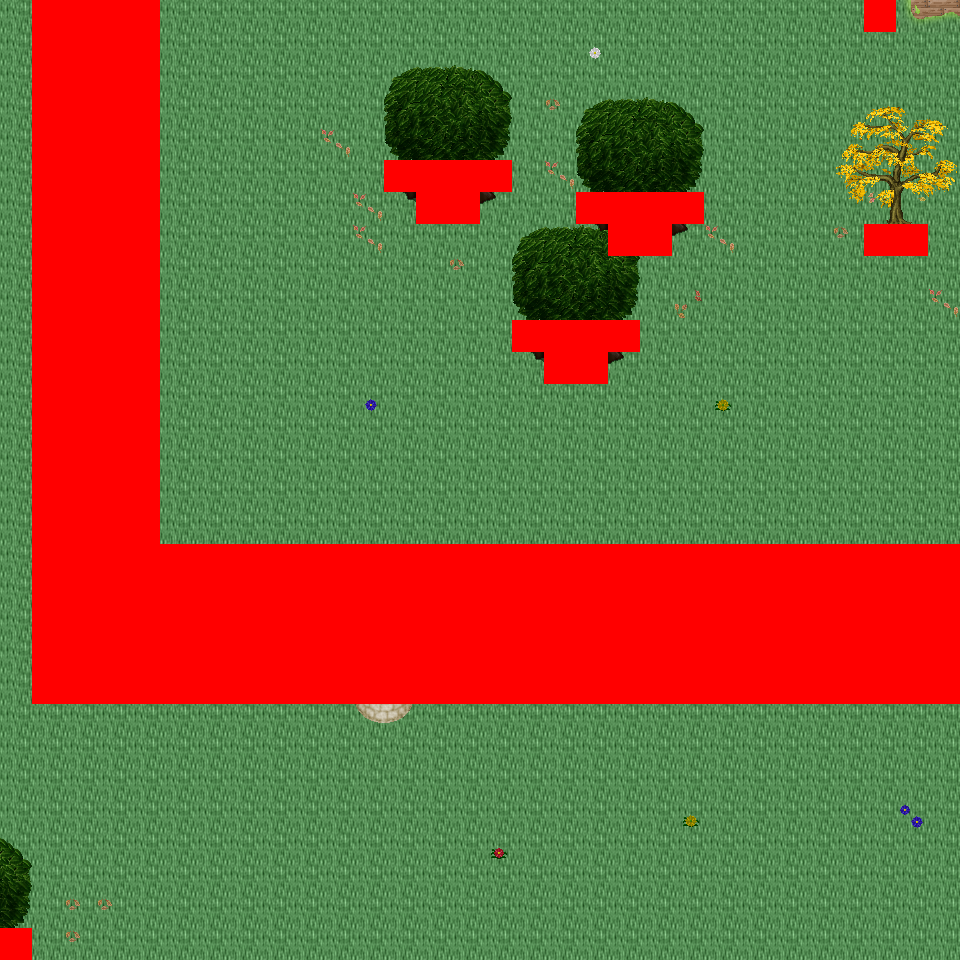

The image is a tile-based game level rendered from a .tmx file. Its description and source (layers, tilesets, objects; grid data summarised) follow:
An orthogonal 30x30 tile map with 32x32 px tiles, 6 tile layers (Ground, Object, Object2, Above, ...), 42 tilesets and 7 objects (7x mapExit).

<map version="1.0" orientation="orthogonal" renderorder="right-down" width="30" height="30" tilewidth="32" tileheight="32" nextobjectid="8">
  <tileset firstgid="1" name="tileset_logic_collision" tilewidth="32" tileheight="32" tilecount="1" columns="1">
    <image source="../drawable/tileset_logic_collision.png" width="32" height="32" />
  </tileset>
  <tileset firstgid="2" name="tileset_ground_ground" tilewidth="32" tileheight="32" tilecount="33" columns="3">
    <image source="../drawable/tileset_ground_ground.png" width="96" height="352" />
  </tileset>
  <tileset firstgid="35" name="tileset_building_castle" tilewidth="32" tileheight="32" tilecount="320" columns="20">
    <image source="../drawable/tileset_building_castle.png" width="640" height="512" />
  </tileset>
  <tileset firstgid="355" name="tileset_item_weapon_cannon" tilewidth="32" tileheight="32" tilecount="12" columns="3">
    <image source="../drawable/tileset_item_weapon_cannon.png" width="96" height="128" />
  </tileset>
  <tileset firstgid="367" name="tileset_item_pot_barrels_1" tilewidth="32" tileheight="32" tilecount="8" columns="4">
    <image source="../drawable/tileset_item_pot_barrels_1.png" width="128" height="64" />
  </tileset>
  <tileset firstgid="375" name="tileset_ground_water_pool" tilewidth="32" tileheight="32" tilecount="72" columns="3">
    <image source="../drawable/tileset_ground_water_pool.png" width="96" height="768" />
  </tileset>
  <tileset firstgid="447" name="tileset_ground_earth_edges" tilewidth="32" tileheight="32" tilecount="18" columns="6">
    <image source="../drawable/tileset_ground_earth_edges.png" width="192" height="96" />
  </tileset>
  <tileset firstgid="465" name="tileset_ground_grass_edges" tilewidth="32" tileheight="32" tilecount="36" columns="12">
    <image source="../drawable/tileset_ground_grass_edges.png" width="384" height="96" />
  </tileset>
  <tileset firstgid="501" name="tileset_ground_grass_corners" tilewidth="32" tileheight="32" tilecount="24" columns="6">
    <image source="../drawable/tileset_ground_grass_corners.png" width="192" height="128" />
  </tileset>
  <tileset firstgid="525" name="tileset_plant_tree_tree_darkgreen" tilewidth="32" tileheight="32" tilecount="88" columns="8">
    <image source="../drawable/tileset_plant_tree_tree_darkgreen.png" width="256" height="352" />
  </tileset>
  <tileset firstgid="613" name="tileset_plant_stump_stump_vertical" tilewidth="32" tileheight="32" tilecount="1" columns="1">
    <image source="../drawable/tileset_plant_stump_stump_vertical.png" width="32" height="32" />
  </tileset>
  <tileset firstgid="614" name="tileset_building_decoration_pool" tilewidth="32" tileheight="32" tilecount="9" columns="3">
    <image source="../drawable/tileset_building_decoration_pool.png" width="96" height="96" />
  </tileset>
  <tileset firstgid="623" name="tileset_plant_vine" tilewidth="32" tileheight="32" tilecount="3" columns="1">
    <image source="../drawable/tileset_plant_vine.png" width="32" height="96" />
  </tileset>
  <tileset firstgid="626" name="tileset_plant_flower_leafy_daisy_red" tilewidth="32" tileheight="32" tilecount="8" columns="2">
    <image source="../drawable/tileset_plant_flower_leafy_daisy_red.png" width="64" height="128" />
  </tileset>
  <tileset firstgid="634" name="tileset_plant_flower_daisy_blue" tilewidth="32" tileheight="32" tilecount="8" columns="2">
    <image source="../drawable/tileset_plant_flower_daisy_blue.png" width="64" height="128" />
  </tileset>
  <tileset firstgid="642" name="tileset_plant_flower_daisy_white" tilewidth="32" tileheight="32" tilecount="8" columns="2">
    <image source="../drawable/tileset_plant_flower_daisy_white.png" width="64" height="128" />
  </tileset>
  <tileset firstgid="650" name="tileset_plant_flower_leafy_daisy_yellow" tilewidth="32" tileheight="32" tilecount="8" columns="2">
    <image source="../drawable/tileset_plant_flower_leafy_daisy_yellow.png" width="64" height="128" />
  </tileset>
  <tileset firstgid="658" name="tileset_plant_flower_foxgloves" tilewidth="32" tileheight="32" tilecount="4" columns="2">
    <image source="../drawable/tileset_plant_flower_foxgloves.png" width="64" height="64" />
  </tileset>
  <tileset firstgid="662" name="tileset_plant_tree_locust_tree" tilewidth="32" tileheight="32" tilecount="20" columns="4">
    <image source="../drawable/tileset_plant_tree_locust_tree.png" width="128" height="160" />
  </tileset>
  <tileset firstgid="682" name="tileset_furniture_chair_bench_iron" tilewidth="32" tileheight="32" tilecount="4" columns="2">
    <image source="../drawable/tileset_furniture_chair_bench_iron.png" width="64" height="64" />
  </tileset>
  <tileset firstgid="686" name="tileset_item_statue_seahorse" tilewidth="32" tileheight="32" tilecount="12" columns="4">
    <image source="../drawable/tileset_item_statue_seahorse.png" width="128" height="96" />
  </tileset>
  <tileset firstgid="698" name="tileset_building_decoration_chimney_brown_stacks" tilewidth="32" tileheight="32" tilecount="2" columns="1">
    <image source="../drawable/tileset_building_decoration_chimney_brown_stacks.png" width="32" height="64" />
  </tileset>
  <tileset firstgid="700" name="tileset_plant_flower_small_flower_bed_2" tilewidth="32" tileheight="32" tilecount="12" columns="3">
    <image source="../drawable/tileset_plant_flower_small_flower_bed_2.png" width="96" height="128" />
  </tileset>
  <tileset firstgid="712" name="tileset_plant_flower_flower_bed_1" tilewidth="32" tileheight="32" tilecount="35" columns="7">
    <image source="../drawable/tileset_plant_flower_flower_bed_1.png" width="224" height="160" />
  </tileset>
  <tileset firstgid="747" name="tileset_plant_flower_pointed_yellow" tilewidth="32" tileheight="32" tilecount="2" columns="2">
    <image source="../drawable/tileset_plant_flower_pointed_yellow.png" width="64" height="32" />
  </tileset>
  <tileset firstgid="749" name="tileset_plant_flower_red_white" tilewidth="32" tileheight="32" tilecount="16" columns="4">
    <image source="../drawable/tileset_plant_flower_red_white.png" width="128" height="128" />
  </tileset>
  <tileset firstgid="765" name="tileset_building_decoration_chimney" tilewidth="32" tileheight="32" tilecount="2" columns="1">
    <image source="../drawable/tileset_building_decoration_chimney.png" width="32" height="64" />
  </tileset>
  <tileset firstgid="767" name="tileset_furniture_light_lamp_blue" tilewidth="32" tileheight="32" tilecount="3" columns="1">
    <image source="../drawable/tileset_furniture_light_lamp_blue.png" width="32" height="96" />
  </tileset>
  <tileset firstgid="770" name="tileset_light_dim_light_7x5" tilewidth="32" tileheight="32" tilecount="35" columns="7">
    <image source="../drawable/tileset_light_dim_light_7x5.png" width="224" height="160" />
  </tileset>
  <tileset firstgid="805" name="tileset_plant_tree_fall_trees" tilewidth="32" tileheight="32" tilecount="40" columns="8">
    <image source="../drawable/tileset_plant_tree_fall_trees.png" width="256" height="160" />
  </tileset>
  <tileset firstgid="845" name="tileset_logic_item_resources" tilewidth="32" tileheight="32" tilecount="6" columns="6">
    <image source="../drawable/tileset_logic_item_resources.png" width="192" height="32" />
  </tileset>
  <tileset firstgid="851" name="tileset_logic_item_mushroom" tilewidth="32" tileheight="32" tilecount="6" columns="6">
    <image source="../drawable/tileset_logic_item_mushroom.png" width="192" height="32" />
  </tileset>
  <tileset firstgid="857" name="tileset_logic_creature_animal" tilewidth="32" tileheight="32" tilecount="32" columns="8">
    <image source="../drawable/tileset_logic_creature_animal.png" width="256" height="128" />
  </tileset>
  <tileset firstgid="889" name="tileset_plant_leaves" tilewidth="32" tileheight="32" tilecount="8" columns="4">
    <image source="../drawable/tileset_plant_leaves.png" width="128" height="64" />
  </tileset>
  <tileset firstgid="897" name="tileset_plant_flower_planted_containers" tilewidth="32" tileheight="32" tilecount="16" columns="4">
    <image source="../drawable/tileset_plant_flower_planted_containers.png" width="128" height="128" />
  </tileset>
  <tileset firstgid="913" name="tileset_building_decoration_banner" tilewidth="32" tileheight="32" tilecount="12" columns="1">
    <image source="../drawable/tileset_building_decoration_banner.png" width="32" height="384" />
  </tileset>
  <tileset firstgid="925" name="tileset_building_cottage" tilewidth="32" tileheight="32" tilecount="256" columns="16">
    <image source="../drawable/tileset_building_cottage.png" width="512" height="512" />
  </tileset>
  <tileset firstgid="1181" name="tileset_logic_portal" tilewidth="32" tileheight="32" tilecount="24" columns="8">
    <image source="../drawable/tileset_logic_portal.png" width="256" height="96" />
  </tileset>
  <tileset firstgid="1205" name="tileset_building_door_doors" tilewidth="32" tileheight="32" tilecount="256" columns="16">
    <image source="../drawable/tileset_building_door_doors.png" width="512" height="512" />
  </tileset>
  <tileset firstgid="1461" name="tileset_building_roof_thatched_roof" tilewidth="32" tileheight="32" tilecount="256" columns="16">
    <image source="../drawable/tileset_building_roof_thatched_roof.png" width="512" height="512" />
  </tileset>
  <tileset firstgid="1717" name="tileset_building_window_windows" tilewidth="32" tileheight="32" tilecount="256" columns="16">
    <image source="../drawable/tileset_building_window_windows.png" width="512" height="512" />
  </tileset>
  <tileset firstgid="1973" name="tileset_ground_ground_3" tilewidth="32" tileheight="32" tilecount="5" columns="5">
    <image source="../drawable/tileset_ground_ground_3.png" width="160" height="32" />
  </tileset>
  <layer name="Ground" width="30" height="30">
    <data>[900 cells, 896 non-empty, 7 distinct tile ids]</data>
  </layer>
  <layer name="Object" width="30" height="30">
    <data>[900 cells, 106 non-empty, 34 distinct tile ids]</data>
  </layer>
  <layer name="Object2" width="30" height="30">
    <data>[900 cells, 27 non-empty, 15 distinct tile ids]</data>
  </layer>
  <layer name="Above" width="30" height="30">
    <data>[900 cells, 55 non-empty, 28 distinct tile ids]</data>
  </layer>
  <layer name="Above2" width="30" height="30">
    <data>[900 cells, 0 non-empty, 0 distinct tile ids]</data>
  </layer>
  <layer name="Walkable" width="30" height="30">
    <data>[900 cells, 235 non-empty, 1 distinct tile ids]</data>
  </layer>
  <objectgroup name="MapEvents">
    <object id="1" name="north" type="mapExit" x="0" y="0" width="32" height="32">
      <properties>
        <property name="map" value="level_0_x1_y60" />
        <property name="x" value="0" />
        <property name="y" value="28" />
      </properties>
    </object>
    <object id="2" name="north2" type="mapExit" x="160" y="0" width="704" height="32">
      <properties>
        <property name="map" value="level_0_x1_y60" />
        <property name="x" value="5" />
        <property name="y" value="28" />
      </properties>
    </object>
    <object id="3" name="north3" type="mapExit" x="896" y="0" width="64" height="32">
      <properties>
        <property name="map" value="level_0_x1_y60" />
        <property name="x" value="28" />
        <property name="y" value="28" />
      </properties>
    </object>
    <object id="4" name="south" type="mapExit" x="32" y="928" width="928" height="32">
      <properties>
        <property name="map" value="level_0_x1_y62" />
        <property name="x" value="1" />
        <property name="y" value="1" />
      </properties>
    </object>
    <object id="5" name="west" type="mapExit" x="0" y="0" width="32" height="928">
      <properties>
        <property name="map" value="level_0_x0_y61" />
        <property name="x" value="28" />
        <property name="y" value="0" />
      </properties>
    </object>
    <object id="6" name="east" type="mapExit" x="928" y="0" width="32" height="544">
      <properties>
        <property name="map" value="level_0_x2_y61" />
        <property name="x" value="1" />
        <property name="y" value="0" />
      </properties>
    </object>
    <object id="7" name="east2" type="mapExit" x="928" y="704" width="32" height="256">
      <properties>
        <property name="map" value="level_0_x2_y61" />
        <property name="x" value="1" />
        <property name="y" value="22" />
      </properties>
    </object>
  </objectgroup>
</map>
